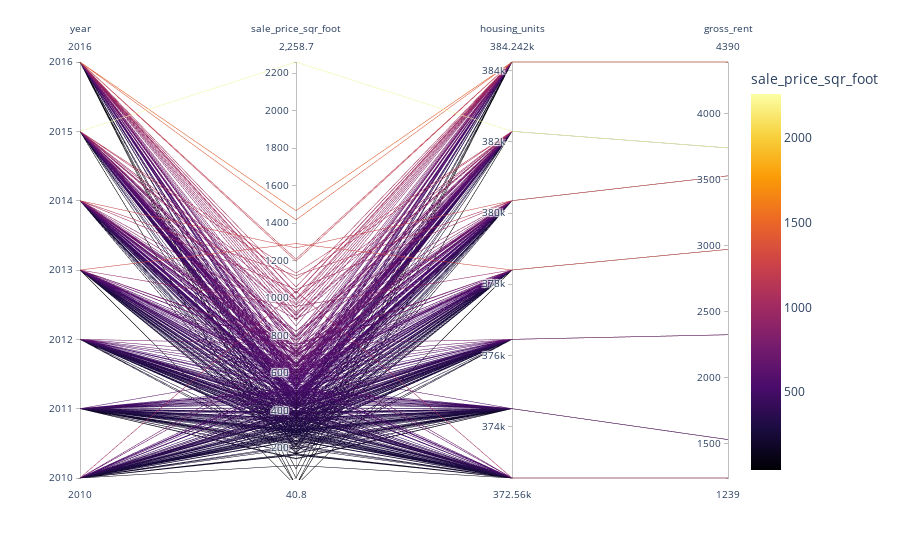

Notebook code for this chart:
### Markdown cell above
- Parallel Coordinates Plot

### Code cell
mp_plot= px.parallel_coordinates(avg_prices_neighbourhood,color= 'sale_price_sqr_foot', color_continuous_scale=px.colors.sequential.Inferno)
# From some reason it gives blank result
mp_plot

### Figure 1 — Plotly figure (JSON) as saved in the notebook; plotly's stock layout.template omitted (floating-point values rounded to 4 significant figures; data arrays with more than 128 entries replaced by an {"elided": "..."} marker saying what was removed)
{"data": [{"dimensions": [{"label": "year", "values": {"elided": "397 int values"}}, {"label": "sale_price_sqr_foot", "values": {"elided": "397 float values"}}, {"label": "housing_units", "values": {"elided": "397 int values"}}, {"label": "gross_rent", "values": {"elided": "397 int values"}}], "domain": {"x": [0, 1], "y": [0, 1]}, "line": {"color": {"elided": "397 float values"}, "coloraxis": "coloraxis"}, "name": "", "type": "parcoords"}], "layout": {"coloraxis": {"colorbar": {"title": {"text": "sale_price_sqr_foot"}}, "colorscale": [[0, "#000004"], [0.1111, "#1b0c41"], [0.2222, "#4a0c6b"], [0.3333, "#781c6d"], [0.4444, "#a52c60"], [0.5556, "#cf4446"], [0.6667, "#ed6925"], [0.7778, "#fb9b06"], [0.8889, "#f7d13d"], [1, "#fcffa4"]]}, "legend": {"tracegroupgap": 0}, "margin": {"t": 60}}}
